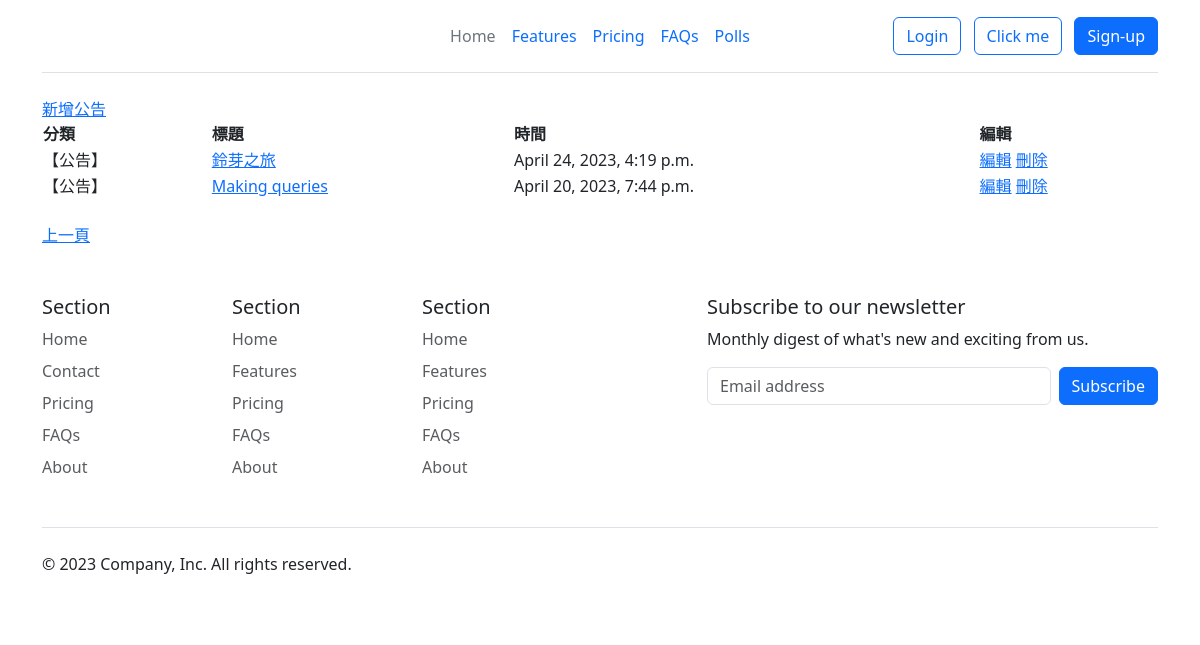
/AnnounceSystem/adminshow/2/ (signed in), run on the app's committed database.
### AnnounceSystem/models.py (models this page shows, shortened)
class NewsUnit(models.Model):
    catego = models.CharField(max_length=10, null=False)
    nickname = models.CharField(max_length=20, null=False)
    title = models.CharField(max_length=50, null=False)
    message = models.TextField(null=False)
    pubtime = models.DateTimeField(auto_now=True)
    enabled = models.BooleanField(default=False)
    press = models.IntegerField(default=0)

### AnnounceSystem/views.py (the view)
# urls.py: path('adminshow/', views.adminShow, name='showData'),
def adminShow(request, pageindex=None):
    global page1
    pagesize = 4
    newsall = NewsUnit.objects.all().order_by('-id')
    datasize = len(newsall)
    totpage = math.ceil(datasize / pagesize)
    if pageindex==None:
        page1 = 1
        newsunits = NewsUnit.objects.order_by('-id')[:pagesize]
    elif pageindex=='1':
        start = (page1-2)*pagesize
        if start >= 0:
            newsunits = NewsUnit.objects.order_by('-id')[start:(start+pagesize)]
            page1 -= 1
    elif pageindex=='2':
        start = page1*pagesize
        if start < datasize:
            newsunits = NewsUnit.objects.order_by('-id')[start:(start+pagesize)]
            page1 += 1
    elif pageindex=='3':
        start = (page1-1)*pagesize
        newsunits = NewsUnit.objects.order_by('-id')[start:(start+pagesize)]
    currentpage = page1
    return render(request, "AnnounceSystem/announadmin.html", locals())

### AnnounceSystem/templates/AnnounceSystem/announadmin.html (shortened to what this page needs)
{% extends 'AnnounceSystem/base.html' %}
{% block content %}
<div class="contentbox">
    <table width="100%">
        <tr>
            <a href="{% url 'AnnounceSystem:newsadd' %}" title="新聞編輯">新增公告</a>
            <th align="left">分類</th>
            <th align="left">標題</th>
            <th align="left">時間</th>
            <th align="left">編輯</th>
        </tr>
        {% for unit in newsunits %}
            <tr class="alt">
            <td><div class="typeblock">【{{ unit.catego }}】</div></td>
            <td><a href="{% url 'AnnounceSystem:newsedit' unit.id %}">{{ unit.title }}</a></td>
            <td>{{ unit.pubtime }}</td>
            <td>
                <a href="{% url 'AnnounceSystem:newsedit' unit.id %}" title="新聞編輯">編輯</a>
                <a href="{% url 'AnnounceSystem:newsdelete' unit.id %}" title="新聞刪除">刪除</a>
            </td>
            </tr>
        {% empty %}
            <div class="status warning">
                <p><span>注意</span> 目前新聞資料庫中沒有任何資料！</p>
            </div>
        {% endfor %}
    </table>
    <br>
    <div class="topfunction">
    {% if currentpage > 1 %}
        <a href="{% url 'AnnounceSystem:showData' pageindex=1 %}" title="上一頁">上一頁</a>
    {% endif %}
    </div>
</div>
{% endblock content %}

### data on the page
NewsUnit: catego "公告", title "鈴芽之旅", pubtime "April 24, 2023, 4:19 p.m."
NewsUnit: catego "公告", title "Making queries", pubtime "April 20, 2023, 7:44 p.m."
